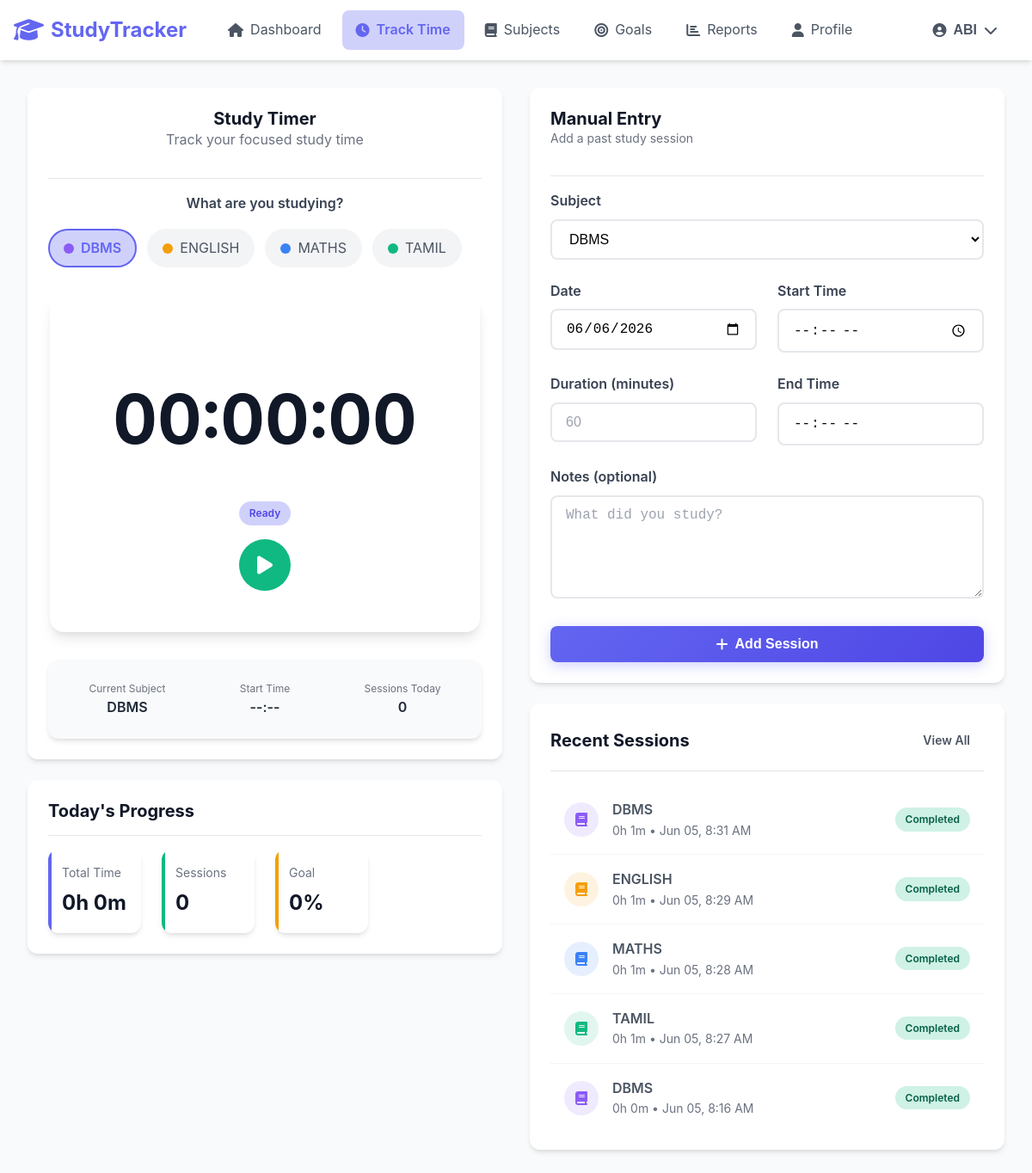
Screenshot of /session/ (signed in) with the database file from the repository.
### tracker/models.py (models this page shows, shortened)
class Subject(models.Model):
    user = models.ForeignKey(User, on_delete=models.CASCADE, related_name='subjects')
    name = models.CharField(max_length=100)
    color = models.CharField(max_length=7, default='#6366f1')  # Hex color code
    description = models.TextField(blank=True)
    created_at = models.DateTimeField(auto_now_add=True)
    updated_at = models.DateTimeField(auto_now=True)
    class Meta:
        ordering = ['name']
        unique_together = ['user', 'name']

class StudySession(models.Model):
    STATUS_CHOICES = [
        ('active', 'Active'),
        ('paused', 'Paused'),
        ('completed', 'Completed'),
    ]
    user = models.ForeignKey(User, on_delete=models.CASCADE, related_name='study_sessions')
    subject = models.ForeignKey(Subject, on_delete=models.SET_NULL, null=True, related_name='sessions')
    session_id = models.UUIDField(default=uuid.uuid4, editable=False, unique=True)
    start_time = models.DateTimeField()
    end_time = models.DateTimeField(null=True, blank=True)
    duration = models.DurationField(null=True, blank=True)
    notes = models.TextField(blank=True)
    status = models.CharField(max_length=20, choices=STATUS_CHOICES, default='completed')
    created_at = models.DateTimeField(auto_now_add=True)
    updated_at = models.DateTimeField(auto_now=True)
    class Meta:
        ordering = ['-start_time']
        indexes = [
            models.Index(fields=['user', '-start_time']),
            models.Index(fields=['user', 'status']),
            models.Index(fields=['user', 'start_time']),
        ]

### tracker/views.py (the view)
# urls.py: path('session/', views.session, name='session'),
@login_required
def session(request):
    subjects = Subject.objects.filter(user=request.user)
    active_timer = TimerSession.objects.filter(
        user=request.user,
        is_active=True
    ).select_related('subject').first()
    recent_sessions = StudySession.objects.filter(
        user=request.user,
        status='completed'
    ).select_related('subject')[:10]
    today = timezone.now().date()
    today_sessions = StudySession.objects.filter(
        user=request.user,
        start_time__date=today,
        status='completed'
    )
    today_seconds = sum(s.duration.total_seconds() for s in today_sessions if s.duration)
    context = {
        'user': request.user,
        'subjects': subjects,
        'active_timer': active_timer,
        'recent_sessions': recent_sessions,
        'today_seconds': today_seconds,
        'today_session_count': today_sessions.count(),
    }
    return render(request, 'tracker/session.html', context)

### tracker/templates/tracker/session.html (shortened to what this page needs)
{% extends 'base.html' %}
{% load static %}
{% load tracker_filters %}
{% block content %}
<div class="container">
    <div class="grid grid-2" style="gap: 2rem;">
        <div>
            <div class="card animate-fadeInUp">
                <div class="card-header text-center">
                    <h2 class="card-title">Study Timer</h2>
                    <p style="color: var(--gray-500);">Track your focused study time</p>
                </div>
                <div class="card-body text-center">
                    <div class="form-group">
                        <label class="form-label">What are you studying?</label>
                        <div class="subject-selector" id="subjectSelector">
                            {% for subject in subjects %}
                            <div class="subject-chip {% if forloop.first %}active{% endif %}"
                                 data-subject-id="{{ subject.id }}"
                                 data-subject-name="{{ subject.name }}">
                                <span class="subject-color" style="background: {{ subject.color }};"></span>
                                {{ subject.name }}
                            </div>
                            {% empty %}
                            <p style="color: var(--gray-500); font-size: 0.875rem;">
                                No subjects yet. <a href="{% url 'tracker:subjects' %}" style="color: var(--primary-color);">Create one first</a>
                            </p>
                            {% endfor %}
                        </div>
                    </div>
                    <div class="timer-container" style="margin: 2rem auto;">
                        <div class="timer-display" id="timerDisplay">00:00:00</div>
                        <div class="mb-3">
                            <span class="badge badge-primary" id="timerStatus">Ready</span>
                        </div>
                        <div class="timer-controls">
                            <button class="timer-btn timer-btn-start" id="startBtn" title="Start Timer" {% if not subjects %}disabled{% endif %}>
                                <i class="fas fa-play"></i>
                            </button>
                        </div>
                    </div>
                    <div class="card" style="background: var(--gray-50); margin-top: 1.5rem;">
                        <div class="card-body">
                            <div class="grid grid-3 gap-2">
                                <div class="text-center">
                                    <div style="font-size: 0.75rem; color: var(--gray-500);">Current Subject</div>
                                    <div style="font-weight: 600; color: var(--gray-800);" id="currentSubject">
                                        {% if subjects %}{{ subjects.first.name }}{% else %}None{% endif %}
                                    </div>
                                </div>
                                <div class="text-center">
                                    <div style="font-size: 0.75rem; color: var(--gray-500);">Start Time</div>
                                    <div style="font-weight: 600; color: var(--gray-800);" id="startTime">--:--</div>
                                </div>
                                <div class="text-center">
                                    <div style="font-size: 0.75rem; color: var(--gray-500);">Sessions Today</div>
                                    <div style="font-weight: 600; color: var(--gray-800);" id="sessionCount">{{ today_session_count }}</div>
                                </div>
                            </div>
                        </div>
                    </div>
                </div>
            </div>
            <div class="card mt-4 animate-fadeInUp" style="animation-delay: 0.1s;">
                <div class="card-header">
                    <h3 class="card-title">Today's Progress</h3>
                </div>
                <div class="card-body">
                    <div class="dashboard-grid" style="margin-bottom: 0;">
                        <div class="stat-card" style="padding: 1rem;">
                            <div class="stat-label">Total Time</div>
                            <div class="stat-value" style="font-size: 1.5rem;" id="todayTotalTime">
                                {% widthratio today_seconds 3600 1 %}h {% widthratio today_seconds|modulo:3600 60 1 %}m
                            </div>
                        </div>
                        <div class="stat-card" style="padding: 1rem;">
                            <div class="stat-label">Sessions</div>
                            <div class="stat-value" style="font-size: 1.5rem;">{{ today_session_count }}</div>
                        </div>
                        <div class="stat-card" style="padding: 1rem;">
                            <div class="stat-label">Goal</div>
                            <div class="stat-value" style="font-size: 1.5rem;">0%</div>
                        </div>
                    </div>
                </div>
            </div>
        </div>
        <div>
            <div class="card animate-fadeInUp" style="animation-delay: 0.2s;">
                <div class="card-header">
                    <h3 class="card-title">Manual Entry</h3>
                    <p style="color: var(--gray-500); font-size: 0.875rem;">Add a past study session</p>
                </div>
                <div class="card-body">
                    <form id="manualEntryForm" method="POST" action="{% url 'tracker:session' %}">
                        <div class="form-group">
                            <label class="form-label">Subject</label>
                            <select class="form-control" name="subject_id" required>
                                {% for subject in subjects %}
                                <option value="{{ subject.id }}">{{ subject.name }}</option>
                                {% endfor %}
                            </select>
                        </div>
                        <div class="grid grid-2 gap-3">
                            <div class="form-group">
                                <label class="form-label">Date</label>
                                <input type="date" class="form-control" name="date" required>
                            </div>
                            <div class="form-group">
                                <label class="form-label">Start Time</label>
                                <input type="time" class="form-control" name="start_time" required>
                            </div>
                        </div>
                        <div class="grid grid-2 gap-3">
                            <div class="form-group">
                                <label class="form-label">Duration (minutes)</label>
                                <input type="number" class="form-control" name="duration" min="1" max="480" placeholder="60" required>
                            </div>
                            <div class="form-group">
                                <label class="form-label">End Time</label>
                                <input type="time" class="form-control" name="end_time" readonly>
                            </div>
                        </div>
                        <div class="form-group">
                            <label class="form-label">Notes (optional)</label>
                            <textarea class="form-control" name="notes" placeholder="What did you study?" rows="3"></textarea>
                        </div>
                        <button type="submit" class="btn btn-primary w-100">
                            <i class="fas fa-plus"></i>
                            Add Session
                        </button>
                    </form>
                </div>
            </div>
            <div class="card mt-4 animate-fadeInUp" style="animation-delay: 0.3s;">
                <div class="card-header d-flex justify-between align-center">
                    <h3 class="card-title">Recent Sessions</h3>
                    <a href="{% url 'tracker:history' %}" class="btn btn-sm btn-ghost">View All</a>
                </div>
                <div class="card-body" style="padding: 0;">
                    <div style="max-height: 400px; overflow-y: auto;">
                        {% for session in recent_sessions %}
                        <div class="session-item" style="display: flex; align-items: center; gap: 1rem; padding: 1rem; border-bottom: 1px solid var(--gray-100);">
                            <div class="session-icon" style="width: 40px; height: 40px; border-radius: 50%; background: {{ session.subject.color|default:'#6366f1' }}20; display: flex; align-items: center; justify-content: center; color: {{ session.subject.color|default:'#6366f1' }};">
                                <i class="fas fa-book"></i>
                            </div>
                            <div style="flex: 1;">
                                <div style="font-weight: 600;">{{ session.subject.name|default:'No Subject' }}</div>
                                <div style="font-size: 0.875rem; color: var(--gray-500);">
                                    {% if session.duration %}
                                        {% widthratio session.duration.total_seconds 3600 1 %}h
                                        {% widthratio session.duration.total_seconds|modulo:3600 60 1 %}m •
                                    {% endif %}
                                    {{ session.start_time|date:"M d, g:i A" }}
                                </div>
                            </div>
                            <span class="badge badge-success">Completed</span>
                        </div>
                        {% empty %}
                        <div style="padding: 2rem; text-align: center; color: var(--gray-500);">
                            <i class="fas fa-clock" style="font-size: 2rem; margin-bottom: 1rem;"></i>
                            <p>No sessions yet. Start tracking your study time!</p>
                        </div>
                        {% endfor %}
                    </div>
                </div>
            </div>
        </div>
    </div>
</div>
{% endblock %}

### tracker/templates/base.html (shortened to what this page needs)
<!DOCTYPE html>
<html lang="en">
<head>
    <link rel="stylesheet" href="https://cdnjs.cloudflare.com/ajax/libs/font-awesome/6.4.0/css/all.min.css">
    <link rel="stylesheet" href="/static/css/base.css">
    <link rel="stylesheet" href="/static/css/animations.css">
    <link rel="stylesheet" href="/static/css/components.css">
</head>
<body>
    {% if user.is_authenticated %}
    <nav class="navbar">
        <div class="container">
            <div class="navbar-brand">
                <a href="{% url 'tracker:dashboard' %}" class="logo">
                    <i class="fas fa-graduation-cap"></i>
                    <span>StudyTracker</span>
                </a>
            </div>
            <div class="navbar-menu" id="navbarMenu">
                <div class="navbar-items">
                    <a href="{% url 'tracker:dashboard' %}" class="nav-item {% if request.resolver_match.url_name == 'dashboard' %}active{% endif %}">
                        <i class="fas fa-home"></i>
                        <span>Dashboard</span>
                    </a>
                    <a href="{% url 'tracker:session' %}" class="nav-item {% if request.resolver_match.url_name == 'session' %}active{% endif %}">
                        <i class="fas fa-clock"></i>
                        <span>Track Time</span>
                    </a>
                    <a href="{% url 'tracker:subjects' %}" class="nav-item {% if request.resolver_match.url_name == 'subjects' %}active{% endif %}">
                        <i class="fas fa-book"></i>
                        <span>Subjects</span>
                    </a>
                    <a href="{% url 'tracker:goals' %}" class="nav-item {% if request.resolver_match.url_name == 'goals' %}active{% endif %}">
                        <i class="fas fa-bullseye"></i>
                        <span>Goals</span>
                    </a>
                    <a href="{% url 'tracker:reports' %}" class="nav-item {% if request.resolver_match.url_name == 'reports' %}active{% endif %}">
                        <i class="fas fa-chart-bar"></i>
                        <span>Reports</span>
                    </a>
                    <a href="{% url 'tracker:profile' %}" class="nav-item {% if request.resolver_match.url_name == 'profile' %}active{% endif %}">
                        <i class="fas fa-user"></i>
                        <span>Profile</span>
                    </a>
                </div>
                <div class="navbar-actions">
                    <div class="dropdown">
                        <button class="btn btn-ghost dropdown-toggle" id="userMenu">
                            <i class="fas fa-user-circle"></i>
                            <span>{{ user.username }}</span>
                            <i class="fas fa-chevron-down"></i>
                        </button>
                    </div>
                </div>
            </div>
        </div>
    </nav>
    {% endif %}
    <main class="main-content">
        {% block content %}{% endblock %}
    </main>
</body>
</html>

### rows the page displays
Subject: name "DBMS", first.name "DBMS"
Subject: name "ENGLISH"
Subject: name "MATHS"
Subject: name "TAMIL"
StudySession: subject.name "DBMS", duration "0", duration "1", start_time "Jun 05, 8:31 AM"
StudySession: subject.name "ENGLISH", duration "0", duration "1", start_time "Jun 05, 8:29 AM"
StudySession: subject.name "MATHS", duration "0", duration "1", start_time "Jun 05, 8:28 AM"
StudySession: subject.name "TAMIL", duration "0", duration "1", start_time "Jun 05, 8:27 AM"
StudySession: subject.name "DBMS", duration "0", start_time "Jun 05, 8:16 AM"

### other values shown
{{ user.username }} "ABI"
{{ today_session_count }} "0"
form field subject_id "DBMS"
